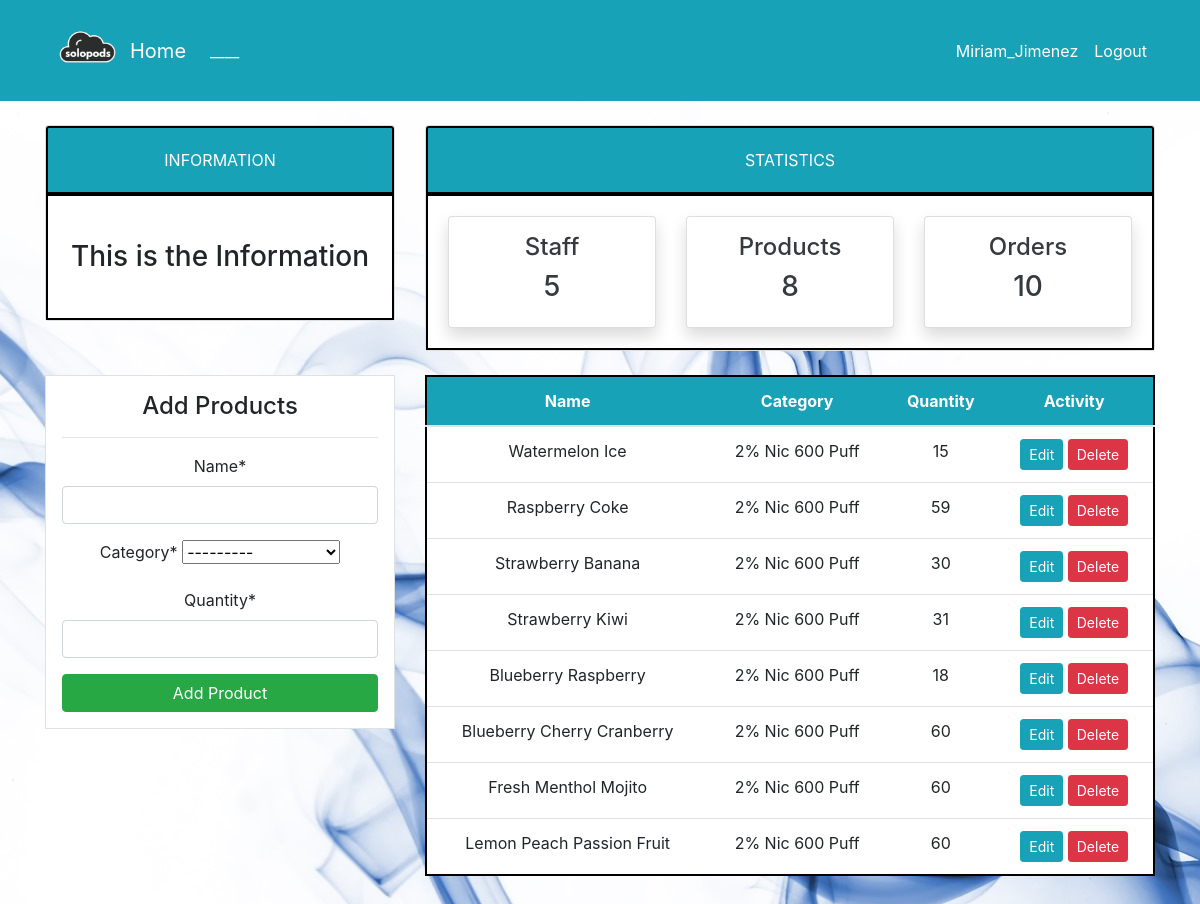
Before: /product/ (signed in) with the older database file.
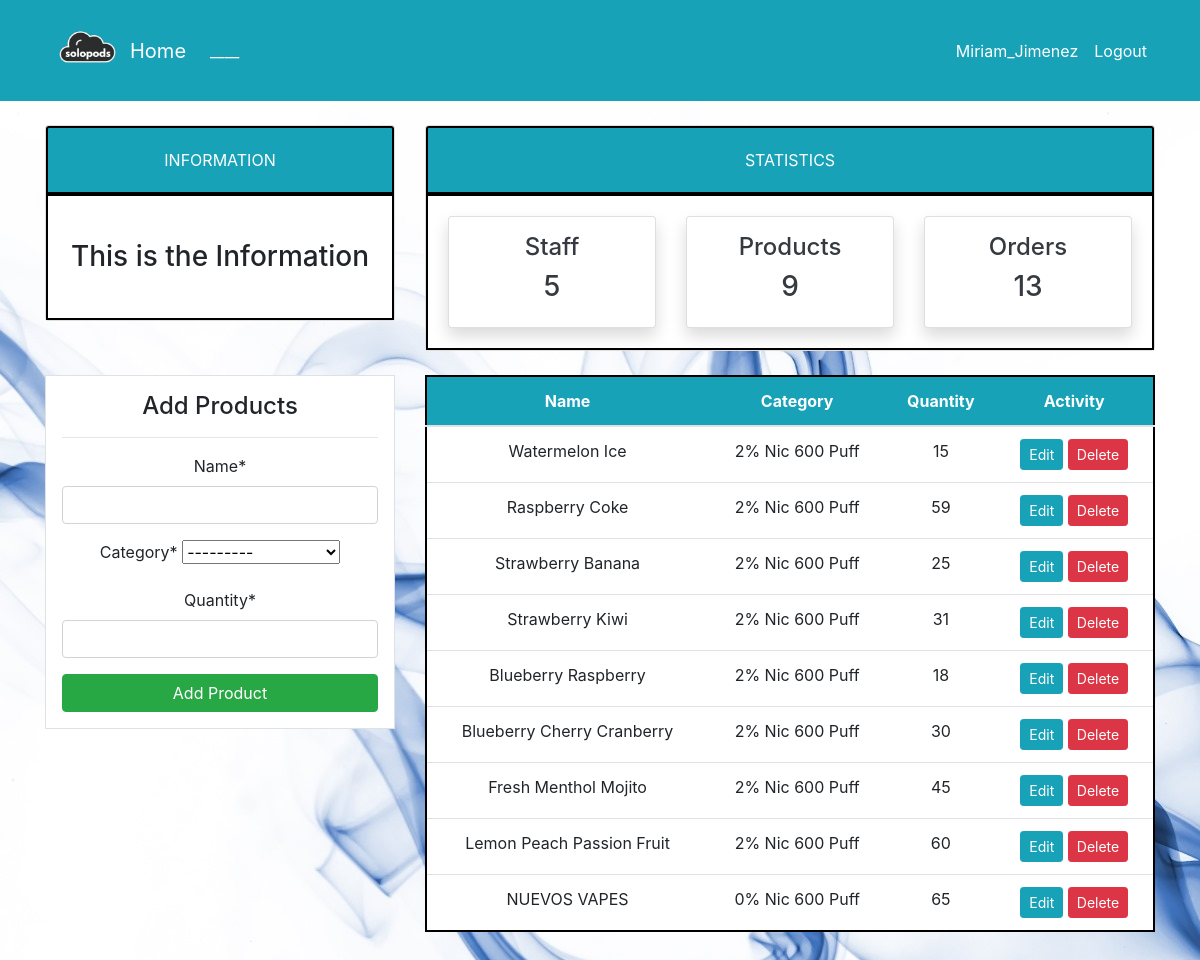
After: the same page with the newer database file.
### dashboard/models.py (models this page shows, shortened)
class Product(models.Model):
    name = models.CharField(max_length=100, null=True)
    category = models.CharField(max_length=20, choices=CATEGORY, null=True)
    quantity = models.PositiveIntegerField(null=True)
    iva_rate = models.DecimalField(max_digits=5, decimal_places=2, null=True)
    class Meta:
        verbose_name_plural = 'Product'

### dashboard/views.py (the view)
# urls.py: path('product/', views.product, name='dashboard-product'),
@login_required
def product(request):
    items = Product.objects.all() # Using ORM
    product_count = items.count()
    workers_count = User.objects.all().count()
    orders_count = Order.objects.all().count()
    if request.method == 'POST':
        form = ProductForm(request.POST)
        if form.is_valid():
            form.save()
            product_name = form.cleaned_data.get('name')
            messages.success(request, f'{product_name} has been added')
            return redirect('dashboard-product')
    else:
        form = ProductForm()
    context = {
        'items': items,
        'form': form,
        'workers_count': workers_count,
        'orders_count': orders_count,
        'product_count': product_count,
    }
    return render(request, 'dashboard/product.html', context)

### dashboard/forms.py
class ProductForm(forms.ModelForm):
    class Meta:
        model = Product
        fields = ['name', 'category', 'quantity']

### templates/dashboard/product.html (shortened to what this page needs)
{% extends 'partials/base.html' %}
{% load crispy_forms_tags %}
{% block content %}
{% include 'partials/topnav.html' %}
    <div class="container">
        <div class="row my-4">
            <div class="col-md-4">
                <div class="border bg-white p-3">
                    <h4>Add Products</h4>
                    <hr>
                    <form method="POST">
                        {{ form|crispy }}
                        <input class="btn btn-success btn-block" type="submit" value="Add Product">
                    </form>
                </div>
            </div>
            <div class="col-md-8">
                <table class="table bg-white">
                    <thead class="bg-info">
                        <tr class="text-white">
                            <th scope="col">Name</th>
                            <th scope="col">Category</th>
                            <th scope="col">Quantity</th>
                            <th scope="col">Activity</th>
                        </tr>
                    </thead>
                    <tbody>
                        {% for item in items %}
                        <tr>
                            <td>{{ item.name }}</td>
                            <td>{{ item.category }}</td>
                            <td>{{ item.quantity }}</td>
                            <td>
                                <a class="btn btn-info btn-sm" href="{% url 'dashboard-product-update' item.id %}">Edit</a>
                                <a class="btn btn-danger btn-sm" href="{% url 'dashboard-product-delete' item.id %}">Delete</a>
                            </td>
                        </tr>
                        {% endfor %}
                    </tbody>
                </table>
            </div>
        </div>
    </div>
{% endblock %}

### templates/partials/base.html (shortened to what this page needs)
{% load static %}
<!doctype html>
<html lang="en">
  <head>
    <link rel="stylesheet" href="https://cdn.jsdelivr.net/npm/bootstrap@4.6.2/dist/css/bootstrap.min.css"
>
    <link rel="stylesheet" href="{% static '/style.css' %}">
  </head>
  <body>
    {% include 'partials/nav.html' %}
    {% block content %}
    {% endblock %}
  </body>
</html>

### templates/partials/nav.html (shortened to what this page needs)
    <nav class="navbar navbar-expand-lg navbar-info bg-info">
        {% if user.is_authenticated %}
        <div class="container">
            <img src="../../media/background/4.png" width="85" height="85">
            <a class="navbar-brand text-white" href="{% url 'dashboard-index' %}">Home</a>
            <div class="collapse navbar-collapse" id="navbarSupportedContent">
                <ul class="navbar-nav mr-auto">
                    <li class="nav-item active">
                        <a class="nav-link text-white" href="{% url 'dashboard-index' %}"> ____ </a>
                    </li>
                </ul>
                <ul class="navbar-nav ml-auto">
                    <li class="nav-item active">
                        <a class="nav-link text-white" href="{% url 'user-profile' %}">{{ user.username }}</a>
                    </li>
                    <li class="nav-item">
                        <a class="nav-link text-white" href="{% url 'user-logout' %}">Logout</a>
                    </li>
                </ul>
                {% endif %}
            </div>
        </div>
    </nav>

### templates/partials/topnav.html (shortened to what this page needs)
    <div class="container">
        <div class="row mt-4">
            <div class="col-md-4">
                <div class="card">
                    <div class="card-header bg-info text-white">
                        INFORMATION
                    </div>
                    <div class="card-body">
                        <marquee behavior="" direction="">
                            <h3 class="my-4">This is the Information</h3>
                        </marquee>
                    </div>
                </div>
            </div>
            <div class="col-md-8">
                <div class="card">
                    <div class="card-header bg-info text-white">
                        STATISTICS
                    </div>
                    <div class="card-body">
                        <div class="row">
                            <div class="col-md-4">
                                <a class="text-decoration-none text-dark" href="{% url 'dashboard-staff' %}">
                                    <div class="card my-card shadow text-center p-3">
                                        <h4>Staff </h4>
                                        <h3>{{ workers_count }}</h3>
                                    </div>
                                </a>
                            </div>
                            <div class="col-md-4">
                                <a class="text-decoration-none text-dark" href="{% url 'dashboard-product' %}">
                                    <div class="card my-card shadow text-center p-3">
                                        <h4>Products </h4>
                                        <h3>{{ product_count }}</h3>
                                    </div>
                                </a>
                            </div>
                            <div class="col-md-4">
                                <a class="text-decoration-none text-dark" href="{% url 'dashboard-order' %}">
                                    <div class="card my-card shadow text-center p-3">
                                        <h4>Orders </h4>
                                        <h3>{{ orders_count }}</h3>
                                    </div>
                                </a>
                            </div>
                        </div>
                    </div>
                </div>
            </div>
        </div>
    </div>

### static/style.css (style rules this page uses)
body { background: rgb(255, 255, 255); background-image: url('./../media/background/2.jpeg'); }
.bg-white { text-align: center; border: 2px solid #000; padding: 20px; }
.card-header { text-align: center; border: 2px solid #000; padding: 20px; }
.card-body { text-align: center; border: 2px solid #000; padding: 20px; }

Changed rows visible on the page:
changed Product "Strawberry Banana": quantity "30" → "25"
changed Product "Blueberry Cherry Cranberry": quantity "60" → "30"
changed Product "Fresh Menthol Mojito": quantity "60" → "45"
added Product: name "NUEVOS VAPES", category "0% Nic 600 Puff", quantity "65"
Other visible differences:
{{ product_count }}: "8" → "9"
{{ orders_count }}: "10" → "13"
